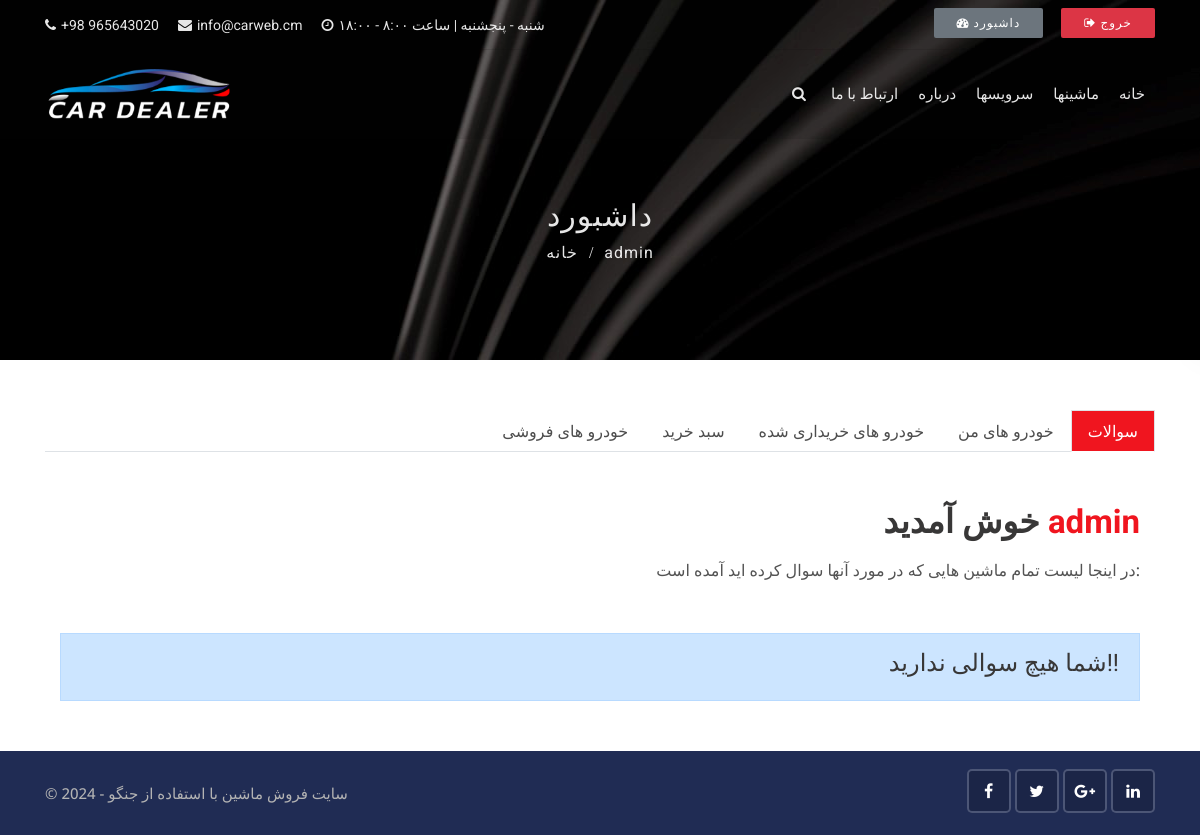
The page /accounts/dashboard (signed in) on the database as committed earlier.
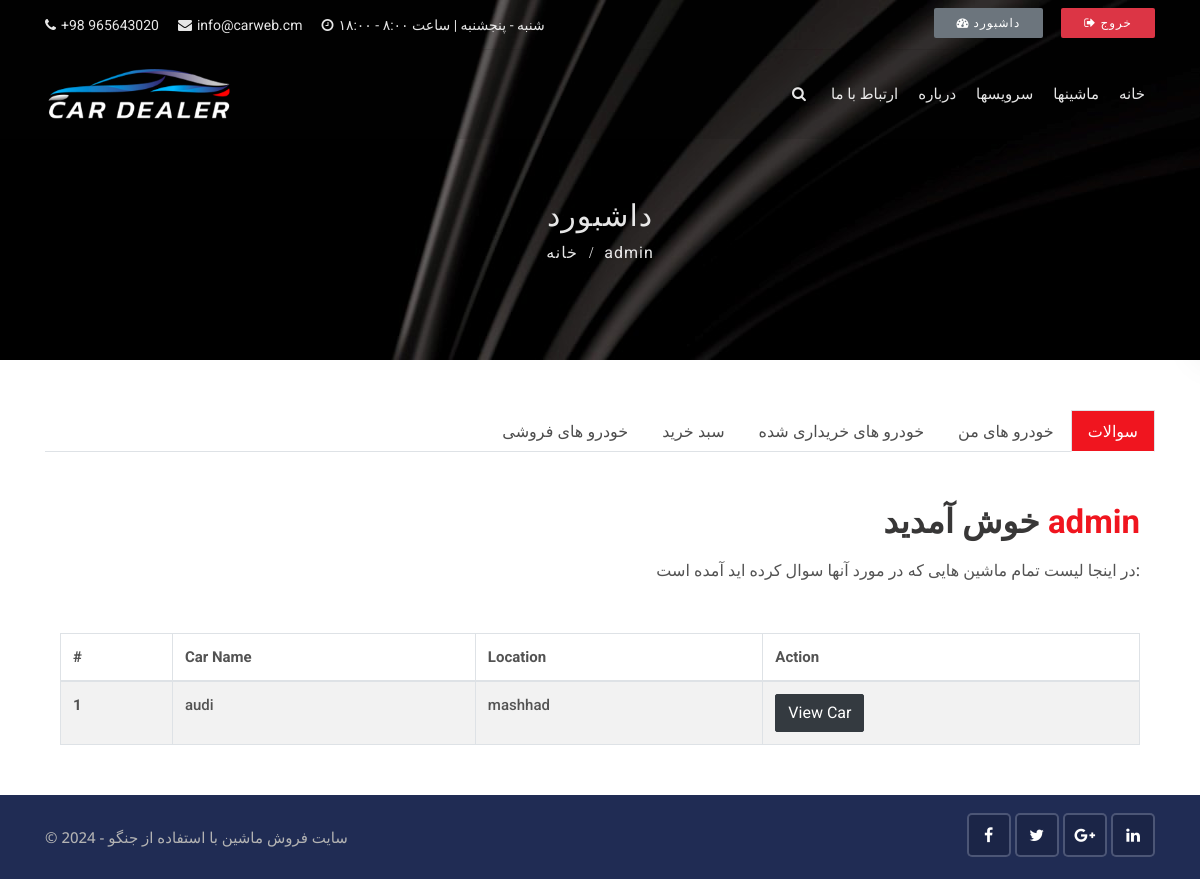
The same page on the database as committed later.
### contacts/models.py (models this page shows, shortened)
class Contact(models.Model):
    first_name = models.CharField(max_length=100)
    last_name = models.CharField(max_length=100)
    car_id = models.IntegerField()
    customer_need = models.CharField(max_length=100)
    car_title = models.CharField(max_length=100)
    city = models.CharField(max_length=100)
    state = models.CharField(max_length=100)
    email = models.EmailField(max_length=100)
    phone = models.CharField(max_length=100)
    message = models.TextField(blank=True)
    user_id = models.IntegerField(blank=True)
    create_date = models.DateTimeField(blank=True, default=datetime.now)

### accounts/views.py (the view)
# urls.py: path('dashboard', views.dashboard, name='dashboard'),
@login_required(login_url = 'login')
def dashboard(request):
    user_cars = Own.objects.filter(user_id=request.user.id)
    own = []
    for i in user_cars:
        own.append(i.car)
    user_inquiry = Contact.objects.order_by('-create_date').filter(user_id=request.user.id)
    user_purchased_cars = Purchased.objects.filter(user_id=request.user.id)
    cart = Cart.objects.filter(user_id = request.user.id)
    total_price = 0
    cart_cars = []
    for i in cart:
        cart_cars.append(i.car)
        total_price += i.car.price
    data = {
        'user':request.user,
        'inquiries': user_inquiry,
        'cars': own,
        'cars1': user_purchased_cars,
        'cart_cars':cart_cars,
        'total_price':total_price
    }
    return render(request, 'accounts/dashboard.html', data)

### templates/accounts/dashboard.html (shortened to what this page needs)
{% extends 'base.html' %}
{% block content %}
{% load humanize %}
<div class="sub-banner overview-bgi">
    <div class="container breadcrumb-area">
        <div class="breadcrumb-areas">
            <h1>داشبورد</h1>
            <ul class="breadcrumbs">
                <li><a href="{% url 'home' %}">خانه</a></li>
                <li class="active">{{user.first_name}}</li>
            </ul>
        </div>
    </div>
</div>
<div class="container mt-50 mb-50">
	<ul class="nav nav-tabs justify-content-start flex-row-reverse">
    <li class="nav-item">
      <a class="nav-link active" data-toggle="tab" href="#menu1">سوالات</a>
    </li>
    <li class="nav-item">
      <a class="nav-link" data-toggle="tab" href="#menu2">خودرو های من</a>
    </li>
    <li class="nav-item">
      <a class="nav-link" data-toggle="tab" href="#menu3">خودرو های خریداری شده</a>
    </li>
    <li class="nav-item">
      <a class="nav-link" data-toggle="tab" href="#menu4" id="test">سبد خرید</a>
    </li>
    <li class="nav-item">
      <a class="nav-link" data-toggle="tab" href="#menu5">خودرو های فروشی</a>
    </li>
  </ul>
  <div class="tab-content mt-50">
    <div class="tab-pane container fade active show" id="menu1">
      <div class="main-title text-right">
        <h1>خوش آمدید <span>{{user}}</span></h1>
        <p> در اینجا لیست تمام ماشین هایی که در مورد آنها سوال کرده اید آمده است:</p>
      </div>
      {% if inquiries %}
        <table class="table table-hover table-bordered table-striped">
          <thead>
          <tr>
            <th scope="col">#</th>
            <th scope="col">Car Name</th>
            <th scope="col">Location</th>
            <th scope="col">Action</th>
          </tr>
          </thead>
          <tbody>
          {% for inquiry in inquiries %}
            <tr>
              <th scope="row">1</th>
              <td>{{inquiry.car_title}}</td>
              <td>{{inquiry.city}}</td>
              <td><a href="{% url 'car_detail' inquiry.car_id %}" class="btn btn-dark">View Car</a></td>
            </tr>
          {% endfor %}
          </tbody>
        </table>
    {% else %}
    <div class="alert alert-primary text-right" role="alert">
      <h4 class="text-right">شما هیچ سوالی ندارید!!</h4>
    </div>
    {% endif %}
    </div>
  </div>
</div>
{% endblock %}

### templates/base.html (shortened to what this page needs)
{% load static %}
<!DOCTYPE html>
<html>
<head>
    <link rel="stylesheet" type="text/css" href="{% static 'css/bootstrap.min.css' %}">
    <link rel="stylesheet" type="text/css" href="{% static 'css/animate.min.css' %} ">
    <link rel="stylesheet" type="text/css" href="{% static 'css/bootstrap-submenu.css' %}">
    <link rel="stylesheet" type="text/css" href="{% static 'css/bootstrap-select.min.css' %}">
    <link rel="stylesheet" type="text/css" href="{% static 'css/magnific-popup.css' %}">
    <link rel="stylesheet" type="text/css" href="{% static 'fonts/font-awesome/css/font-awesome.min.css' %}">
    <link rel="stylesheet" type="text/css" href="{% static 'fonts/flaticon/font/flaticon.css' %}">
    <link rel="stylesheet" type="text/css" href="{% static 'fonts/linearicons/style.css' %}">
    <link rel="stylesheet" type="text/css"  href="{% static 'css/jquery.mCustomScrollbar.css' %}">
    <link rel="stylesheet" type="text/css"  href="{% static 'css/dropzone.css' %}">
    <link rel="stylesheet" type="text/css"  href="{% static 'css/slick.css' %}">
    <link rel="stylesheet" type="text/css"  href="{% static 'css/lightbox.min.css' %}">
    <link rel="stylesheet" type="text/css"  href="{% static 'css/jnoty.css' %}">
    <link rel="stylesheet" type="text/css" href="{% static 'css/style.css' %}">
    <link rel="stylesheet" type="text/css" id="style_sheet" href="{% static 'css/skins/red.css' %}">
    <link rel="stylesheet" type="text/css" href="{% static 'css/dashboardtabs.css' %}">
    <link rel="stylesheet" type="text/css" href="{% static 'css/ie10-viewport-bug-workaround.css' %}">
</head>
<body>
{% include 'includes/topbar.html' %}
{% include 'includes/navbar.html' %}
{% block content %}
{% endblock %}
{% include 'includes/footer.html' %}
</body>
</html>

### templates/includes/topbar.html (shortened to what this page needs)
<header class="top-header th-2 top-header-bg">
    <div class="container">
        <div class="row">
            <div class="col-lg-8 col-md-8 col-sm-7">
                <div class="list-inline">
                    <a href="tel:+1 125-010-0110"><i class="fa fa-phone"></i>+98 965643020</a>
                    <a href="tel:info@carweb.cm"><i class="fa fa-envelope"></i>info@carweb.cm</a>
                    <a href="tel:info@carweb.cm"><i class="fa fa-clock-o"></i>شنبه - پنجشنبه | ساعت ۸:۰۰ - ۱۸:۰۰</a>
                </div>
            </div>
            <div class="col-lg-4 col-md-4 col-sm-5">
                <ul class="top-social-media pull-right">
                  {% if user.is_authenticated %}
                  <li>
                      <a href="{% url 'dashboard' %}" class="btn btn-secondary btn-xs"><i class="fa fa-tachometer"></i> داشبورد</a>
                  </li>
                  <li>
                      <a href="{% url 'logout' %}" class="btn btn-danger btn-xs"><i class="fa fa-sign-out"></i> خروج</a>
                  </li>
                  {% endif %}
                </ul>
            </div>
        </div>
    </div>
</header>

### templates/includes/navbar.html (shortened to what this page needs)
{% load static %}
<header class="main-header sticky-header header-with-top">
    <div class="container">
        <nav class="navbar navbar-expand-lg navbar-light">
            <a class="navbar-brand company-logo" href="{% url 'home' %}">
                <img src="">
            </a>
            <div class="navbar-collapse collapse w-100" id="navbar">
                <ul class="navbar-nav ml-auto flex-row-reverse">
                    <li class="nav-item">
                        <a
                          {% if '/' == request.path %}
                          class="nav-link active"
                          {% else %}
                          class="nav-link"
                          {% endif %}
                         href="{% url 'home' %}">
                            خانه
                        </a>
                    </li>
                    <li class="nav-item">
                        <a
                        {% if 'cars' in request.path %}
                        class="nav-link active"
                        {% else %}
                        class="nav-link"
                        {% endif %}
                         href="{% url 'cars' %}">
                           ماشینها
                        </a>
                    </li>
                    <li class="nav-item">
                        <a
                        {% if 'services' in request.path %}
                        class="nav-link active"
                        {% else %}
                        class="nav-link"
                        {% endif %}
                         href="{% url 'services' %}">
                            سرویسها
                        </a>
                    </li>
                    <li class="nav-item">
                        <a
                        {% if 'about' in request.path %}
                        class="nav-link active"
                        {% else %}
                        class="nav-link"
                        {% endif %}
                         href="{% url 'about' %}">
                            درباره
                        </a>
                    </li>
                    <li class="nav-item dropdown">
                        <a
                        {% if 'contact' in request.path %}
                        class="nav-link active"
                        {% else %}
                        class="nav-link"
                        {% endif %}
                         href="{% url 'contact' %}">ارتباط با ما</a>
                    </li>
                    <li class="nav-item dropdown m-hide">
                        <a href="#full-page-search" class="nav-link h-icon">
                            <i class="fa fa-search"></i>
                        </a>
                    </li>
                </ul>
            </div>
        </nav>
    </div>
</header>

### templates/includes/footer.html
<footer class="footer">
    <div class="sub-footer">
        <div class="container">
            <div class="row">
                <div class="col-lg-8">
                    <p class="copy">© {% now 'Y' %} - سایت فروش ماشین با استفاده از جنگو</p>
                </div>
                <div class="col-lg-4">
                    <div class="social-list-2">
                        <ul>
                            <li><a href="" target="_blank" class="facebook-bg"><i class="fa fa-facebook"></i></a></li>
                            <li><a href="" target="_blank" class="twitter-bg"><i class="fa fa-twitter"></i></a></li>
                            <li><a href="" target="_blank" class="google-bg"><i class="fa fa-google-plus"></i></a></li>
                            <li><a href="" target="_blank" class="linkedin-bg"><i class="fa fa-linkedin"></i></a></li>
                        </ul>
                    </div>
                </div>
            </div>
        </div>
    </div>
</footer>

### cardealer/static/css/skins/red.css (style rules this page uses)
.main-title h1 span { color:#f0151f; }
.tabbing-box .nav-tabs .nav-item.show .nav-link, .nav-tabs .nav-link.active { background-color:#f0151f; }

### cardealer/static/css/dashboardtabs.css (style rules this page uses)
.tab-content { background-color: transparent !important; }

Rows that differ between the two databases and show on the page:
added Contact: car_title "audi", city "mashhad"
Other text that changed with them:
text no longer shown: "شما هیچ سوالی ندارید!!"
text now shown: "# Car Name Location Action"
